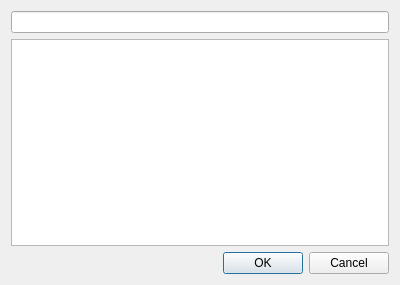
<?xml version="1.0" encoding="UTF-8"?>
<ui version="4.0">
 <class>Dialog</class>
 <widget class="QDialog" name="Dialog">
  <property name="geometry">
   <rect>
    <x>0</x>
    <y>0</y>
    <width>400</width>
    <height>285</height>
   </rect>
  </property>
  <property name="windowTitle">
   <string>Dialog</string>
  </property>
  <layout class="QVBoxLayout" name="verticalLayout">
   <item>
    <widget class="QLineEdit" name="SEARCH">
     <property name="clearButtonEnabled">
      <bool>true</bool>
     </property>
    </widget>
   </item>
   <item>
    <widget class="QListWidget" name="LIST"/>
   </item>
   <item>
    <widget class="QDialogButtonBox" name="buttonBox">
     <property name="orientation">
      <enum>Qt::Horizontal</enum>
     </property>
     <property name="standardButtons">
      <set>QDialogButtonBox::Cancel|QDialogButtonBox::Ok</set>
     </property>
    </widget>
   </item>
  </layout>
 </widget>
 <resources/>
 <connections>
  <connection>
   <sender>buttonBox</sender>
   <signal>accepted()</signal>
   <receiver>Dialog</receiver>
   <slot>accept()</slot>
   <hints>
    <hint type="sourcelabel">
     <x>248</x>
     <y>254</y>
    </hint>
    <hint type="destinationlabel">
     <x>157</x>
     <y>274</y>
    </hint>
   </hints>
  </connection>
  <connection>
   <sender>buttonBox</sender>
   <signal>rejected()</signal>
   <receiver>Dialog</receiver>
   <slot>reject()</slot>
   <hints>
    <hint type="sourcelabel">
     <x>316</x>
     <y>260</y>
    </hint>
    <hint type="destinationlabel">
     <x>286</x>
     <y>274</y>
    </hint>
   </hints>
  </connection>
 </connections>
</ui>
